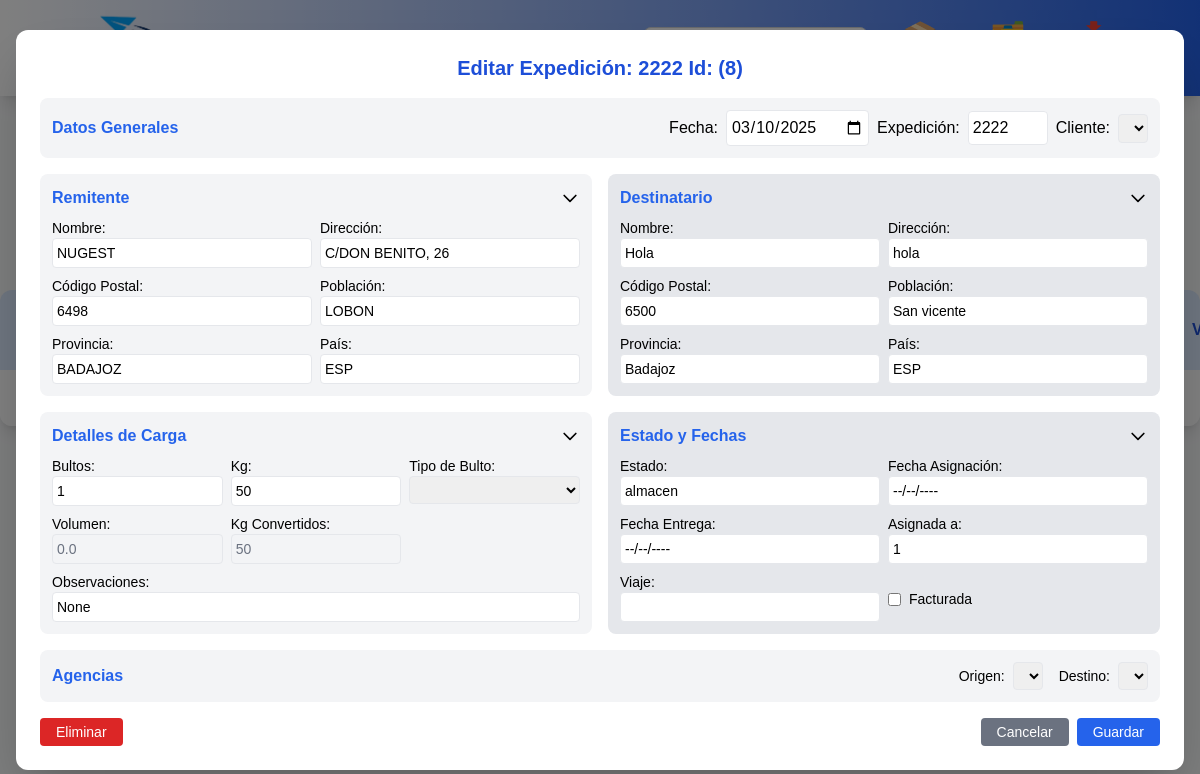
The page /consultar_expedicion?id=8 on the database as committed earlier.
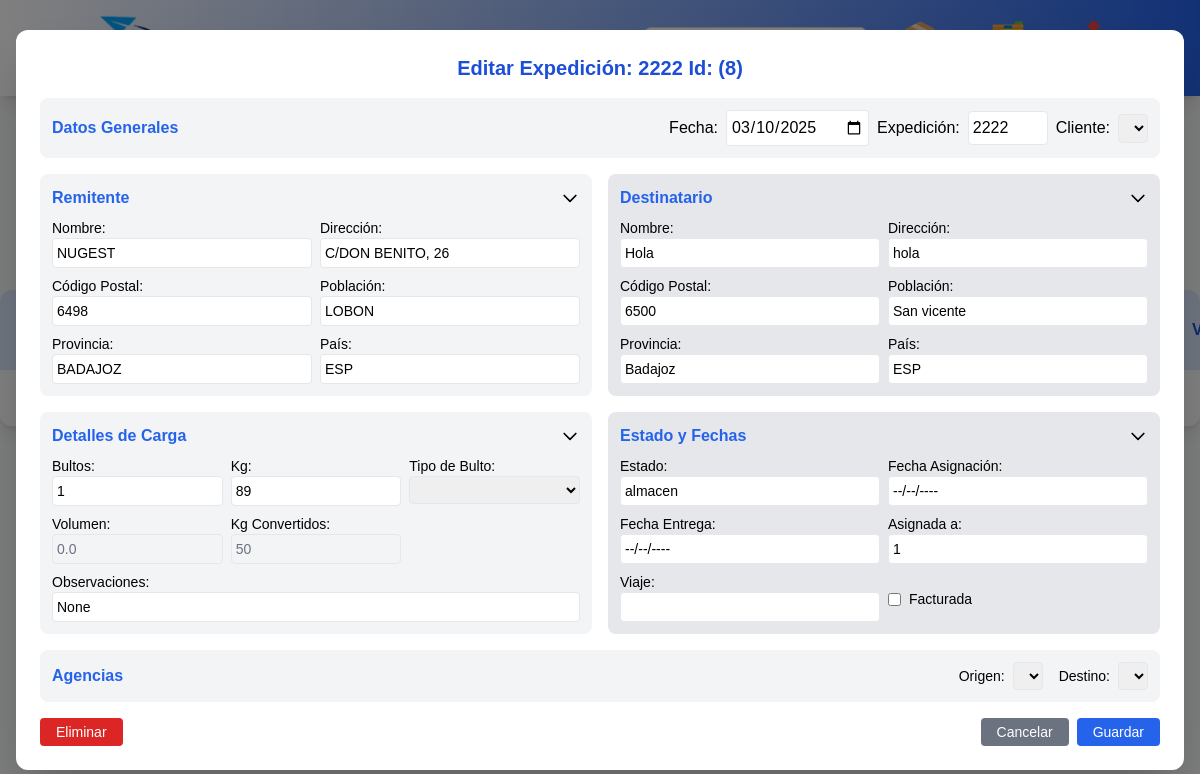
The same page on the database as committed later.
### models.py (models this page shows, shortened)
class Expedicion(Base):
    __tablename__ = "expedicion"
    id = Column(Integer, primary_key=True, autoincrement=True, nullable=False)
    fecha = Column(DateTime, nullable=False)
    expedicion = Column(String, nullable=False)
    agencia_origen = Column(String(200), nullable=False)
    agencia_destino = Column(String(200), nullable=False)
    cliente = Column(String(200), nullable=False)
    remitente = Column(String(200), nullable=False)
    dir_remitente = Column(String(200), nullable=True)
    cod_postal_remitente = Column(String(5), nullable=False)
    poblacion_remitente = Column(String(200), nullable=False)
    provincia_remitente = Column(String(200), nullable=False)
    pais_remitente = Column(String(100), nullable=False)
    tlf_remitente = Column(String(200), nullable=True)
    destinatario = Column(String(200), nullable=False)
    dir_destinatario = Column(String(200), nullable=False)
    cod_postal_destinatario = Column(String(5), nullable=False)
    poblacion_destinatario = Column(String(200), nullable=False)
    provincia_destinatario = Column(String(200), nullable=False)
    pais_destinatario = Column(String(100), nullable=False)
    tlf_destinatario = Column(String(200), nullable=True)
    bultos = Column(Integer, nullable=False)
    kg = Column(Integer, nullable=False)
    volumen = Column(Float, nullable=True)
    kg_conv = Column(Integer, nullable=False)
    tipo_bulto = Column(String(100), nullable=True)
    reembolso = Column(Float, nullable=True, default=0.0)
    estado = Column(Enum("almacen", "en reparto", "entregado", name="estado_expedicion"), nullable=False,
                    default="almacen")
    fecha_llegada = Column(DateTime, nullable=True)
    fecha_asignacion = Column(DateTime, nullable=True)
    fecha_entrega = Column(DateTime, nullable=True)
    facturada = Column(Boolean, default=False)
    asignada_a = Column(String, default=True)
    viaje = Column(Integer, nullable=True)
    ingreso_com_reembolso = Column(Float, nullable=True, default=0.0)
    ingreso_distribucion = Column(Float, nullable=True, default=0.0)
    ingreso_cargo_adicional = Column(Float, nullable=True, default=0.0)
    coste_reparto = Column(Float, nullable=True, default=0.0)
    coste_arrastre = Column(Float, nullable=True, default=0.0)
    coste_removido = Column(Float, nullable=True, default=0.0)
    coste_distribucion = Column(Float, nullable=True, default=0.0)
    albaran_entrega = Column(Boolean, default=False)
    albaran_cliente = Column(Boolean, default=False)
    observaciones = Column(String(200), nullable=True)
    incidencia_tipo = Column(Enum("ausente", "rechazado", "sin tiempo", "0", name="incidencia_tipo"), nullable=True,
                    default="0")
    fecha_incidencia = Column(DateTime, nullable=True)
    incidencia_ampliacion = Column(String(200), nullable=True)
    dev_alb_firmado = Column(Boolean, default=False)
    __table_args__ = (
        UniqueConstraint('expedicion', 'cliente', name='_expedicion_cliente_uc'),
    )

### metodos/consultar_expedicion.py (the view)
    @app.route('/consultar_expedicion', methods=['GET'])
    def consultar_expedicion():
        expedicion_id = request.args.get('id')
        if not expedicion_id:
            return render_template('repartos.html', error="Por favor, ingrese un número de expedición.")
        expedicion = db.session.query(Expedicion).filter_by(id=expedicion_id).first()
        if not expedicion:
            expedicion = db.session.query(Expedicion).filter_by(expedicion=expedicion_id).first()
        if not expedicion:
            return render_template('repartos.html', error="Expedición no encontrada.")
        return render_template('repartos.html', expedicion=expedicion, abrir_modal=True)

### metodos/consultar_expedicion.py (called while the page is built)
def ruta_consultar_expedicion(app):
    @app.route('/consultar_expedicion', methods=['GET'])
    def consultar_expedicion():
        expedicion_id = request.args.get('id')
        if not expedicion_id:
            return render_template('repartos.html', error="Por favor, ingrese un número de expedición.")
        expedicion = db.session.query(Expedicion).filter_by(id=expedicion_id).first()
        if not expedicion:
            expedicion = db.session.query(Expedicion).filter_by(expedicion=expedicion_id).first()
        if not expedicion:
            return render_template('repartos.html', error="Expedición no encontrada.")
        return render_template('repartos.html', expedicion=expedicion, abrir_modal=True)

### templates/repartos.html (shortened to what the changed rows need)
<!DOCTYPE html>
<html lang="es">
<head>
    <link href="https://cdnjs.cloudflare.com/ajax/libs/font-awesome/6.0.0-beta3/css/all.min.css" rel="stylesheet">
    <script src="https://cdn.tailwindcss.com"></script>
</head>
<body class="bg-gray-50">
    <div class="flex flex-col mt-6 mx-6">
        <h2 class="text-2xl font-semibold text-blue-700 mb-6">Gestión de repartos</h2>
</div>
        <div class="overflow-x-auto bg-white shadow-lg rounded-xl">
            <table id="expedicionTable" class="min-w-full table-auto">
                <thead>
                    <tr class="bg-blue-100 text-blue-700">
                        <th class="px-6 py-4 text-left">ID</th>
                        <th class="px-6 py-4 text-left">Fecha</th>
                        <th class="px-6 py-4 text-left">Expedición</th>
                        <th class="px-6 py-4 text-left">Cliente</th>
                        <th class="px-6 py-4 text-left">Destinatario</th>
                        <th class="px-6 py-4 text-left">Poblacion</th>
                        <th class="px-6 py-4 text-left">Bultos</th>
                        <th class="px-6 py-4 text-left">Kg</th>
                        <th class="px-6 py-4 text-left">Estado</th>
                        <th class="px-6 py-4 text-left">Fecha Asignado</th>
                        <th class="px-6 py-4 text-left">Asignado</th>
                        <th class="px-6 py-4 text-left">Viaje</th>
                    </tr>
                </thead>
            </table>
        </div>
    {% include 'modal_grabar_expedicion.html' %}
    {% include 'modal_editar_expedicion_simple.html' %}
</body>
</html>

### templates/modal_editar_expedicion_simple.html (shortened to what the changed rows need)
<!DOCTYPE html>
<html lang="es">
<head>
    <script src="https://cdn.tailwindcss.com"></script>
</head>
<body>
<div id="expedicionEditModalSimple" class="fixed inset-0 flex items-center justify-center bg-black bg-opacity-50 {% if not expedicion %}hidden{% endif %}">
    <div class="bg-white rounded-xl shadow-2xl w-full max-w-[90rem] mx-4 p-6 max-h-[95vh] overflow-y-auto">
        <h2 class="text-xl font-bold mb-4 text-blue-700 text-center">Editar Expedición: {{ expedicion.expedicion }} Id: ({{ expedicion.id }})</h2>
        <form id="expedicionEditForm" method="POST" action="{{ url_for('editar_expedicion_simple', id=expedicion.id) if expedicion else '#' }}">
            <div class="grid grid-cols-1 md:grid-cols-2 gap-4">
                <div class="bg-gray-100 p-3 rounded-lg col-span-2">
                    <div class="flex justify-between items-center">
                        <div class="flex space-x-2">
                            <label class="inline-flex items-center">
                                <span class="mr-2">Fecha:</span>
                                <input type="date" name="fecha" class="p-1 border rounded"
                                    value="{{ expedicion.fecha.strftime('%Y-%m-%d') if expedicion and expedicion.fecha else '' }}" required>
                            </label>
                            <label class="inline-flex items-center">
                                <span class="mr-2">Expedición:</span>
                                <input type="number" name="expedicion" class="p-1 border rounded w-20"
                                    value="{{ expedicion.expedicion if expedicion else '' }}" required>
                            </label>
                        </div>
                    </div>
                </div>
                <div x-data="{ open: true }" class="bg-gray-100 p-3 rounded-lg">
                    <div x-show="open" class="mt-2 grid grid-cols-2 gap-2">
                        <label class="block text-sm">Nombre:
                            <input type="text" name="remitente" class="w-full p-1 border rounded text-sm"
                                value="{{ expedicion.remitente if expedicion else '' }}" required>
                        </label>
                        <label class="block text-sm">Dirección:
                            <input type="text" name="dir_remitente" class="w-full p-1 border rounded text-sm"
                                value="{{ expedicion.dir_remitente if expedicion else '' }}">
                        </label>
                        <label class="block text-sm">Código Postal:
                            <input type="text" name="cod_postal_remitente" class="w-full p-1 border rounded text-sm"
                                value="{{ expedicion.cod_postal_remitente if expedicion else '' }}" required>
                        </label>
                        <label class="block text-sm">Población:
                            <input type="text" name="poblacion_remitente" class="w-full p-1 border rounded text-sm"
                                value="{{ expedicion.poblacion_remitente if expedicion else '' }}">
                        </label>
                        <label class="block text-sm">Provincia:
                            <input type="text" name="provincia_remitente" class="w-full p-1 border rounded text-sm"
                                value="{{ expedicion.provincia_remitente if expedicion else '' }}">
                        </label>
                        <label class="block text-sm">País:
                            <input type="text" name="pais_remitente" class="w-full p-1 border rounded text-sm"
                                value="{{ expedicion.pais_remitente if expedicion else '' }}" required>
                        </label>
                    </div>
                </div>
                <div x-data="{ open: true }" class="bg-gray-200 p-3 rounded-lg">
                    <div x-show="open" class="mt-2 grid grid-cols-2 gap-2">
                        <label class="block text-sm">Nombre:
                            <input type="text" name="destinatario" class="w-full p-1 border rounded text-sm"
                                value="{{ expedicion.destinatario if expedicion else '' }}" required>
                        </label>
                        <label class="block text-sm">Dirección:
                            <input type="text" name="dir_destinatario" class="w-full p-1 border rounded text-sm"
                                value="{{ expedicion.dir_destinatario if expedicion else '' }}" required>
                        </label>
                        <label class="block text-sm">Código Postal:
                            <input type="text" name="cod_postal_destinatario" class="w-full p-1 border rounded text-sm"
                                value="{{ expedicion.cod_postal_destinatario if expedicion else '' }}" required>
                        </label>
                        <label class="block text-sm">Población:
                            <input type="text" name="poblacion_destinatario" class="w-full p-1 border rounded text-sm"
                                value="{{ expedicion.poblacion_destinatario if expedicion else '' }}" required>
                        </label>
                        <label class="block text-sm">Provincia:
                            <input type="text" name="provincia_destinatario" class="w-full p-1 border rounded text-sm"
                                value="{{ expedicion.provincia_destinatario if expedicion else '' }}" required>
                        </label>
                        <label class="block text-sm">País:
                            <input type="text" name="pais_destinatario" class="w-full p-1 border rounded text-sm"
                                value="{{ expedicion.pais_destinatario if expedicion else '' }}" required>
                        </label>
                    </div>
                </div>
                <div x-data="{ open: true }" class="bg-gray-100 p-3 rounded-lg">
                    <div x-show="open" class="mt-2 grid grid-cols-3 gap-2">
                        <label class="block text-sm">Bultos:
                            <input type="number" name="bultos" class="w-full p-1 border rounded text-sm"
                                value="{{ expedicion.bultos if expedicion else '' }}" required>
                        </label>
                        <label class="block text-sm">Kg:
                            <input type="number" name="kg" class="w-full p-1 border rounded text-sm"
                                value="{{ expedicion.kg if expedicion else '' }}" required>
                        </label>
                        <label class="block text-sm">Volumen:
                            <input type="number" step="0.01" name="volumen" class="w-full p-1 border rounded bg-gray-100 cursor-not-allowed text-gray-500 text-sm"
                                value="{{ expedicion.volumen if expedicion else '' }}" readonly>
                        </label>
                        <label class="block text-sm">Kg Convertidos:
                            <input type="number" name="kg_conv" class="w-full p-1 border rounded bg-gray-100 cursor-not-allowed text-gray-500 text-sm"
                                value="{{ expedicion.kg_conv if expedicion else '' }}" readonly>
                        </label>
                        <div class="col-span-3">
                            <label class="block text-sm">Observaciones:
                            <input type="textarea" name="observaciones" class="w-full p-1 border rounded text-sm"
                                value="{{ expedicion.observaciones if expedicion else '' }}">
                        </label>
                        </div>
                    </div>
                </div>
                <div x-data="{ open: true }" class="bg-gray-200 p-3 rounded-lg">
                    <div x-show="open" class="mt-2 grid grid-cols-2 gap-2">
                        <label class="block text-sm">Estado:
                            <input type="text" step="0.01" id="editEstado" name="estado" class="w-full p-1 border rounded text-sm"
                                value="{{ expedicion.estado if expedicion else '' }}">
                        </label>
                        <label class="block text-sm">Fecha Asignación:
                            <input type="text" name="fecha_asignacion" class="w-full p-1 border rounded text-sm"
                                value="{% if expedicion and expedicion.fecha_asignacion %}{{ expedicion.fecha_asignacion.strftime('%d/%m/%Y') }}{% else %}--/--/----{% endif %}"
                                readonly>
                        </label>
                        <label class="block text-sm">Fecha Entrega:
                            <input type="text" name="fecha_entrega" class="w-full p-1 border rounded text-sm"
                                value="{% if expedicion and expedicion.fecha_entrega %}{{ expedicion.fecha_entrega.strftime('%d/%m/%Y') }}{% else %}--/--/----{% endif %}"
                                readonly>
                        </label>
                        <label class="block text-sm">Asignada a:
                            <input type="text" name="asignada_a" class="w-full p-1 border rounded text-sm"
                                value="{{ expedicion.asignada_a if expedicion else '' }}">
                        </label>
                        <label class="block text-sm">Viaje:
                            <input type="number" name="viaje" class="w-full p-1 border rounded text-sm"
                                value="{{ expedicion.viaje if expedicion else '' }}">
                        </label>
                        <div class="flex items-center mt-1">
                            <input type="checkbox" name="facturada" class="mr-2"
                                {% if expedicion and expedicion.facturada %}checked{% endif %}>
                            <label class="text-sm">Facturada</label>
                        </div>
                    </div>
                </div>
            </div>
            <div class="flex justify-between mt-4">
            </div>
        </form>
    </div>
</div>
</body>
</html>

Rows that differ between the two databases and show on the page:
changed Expedicion "NUGEST": kg "50" → "89"
